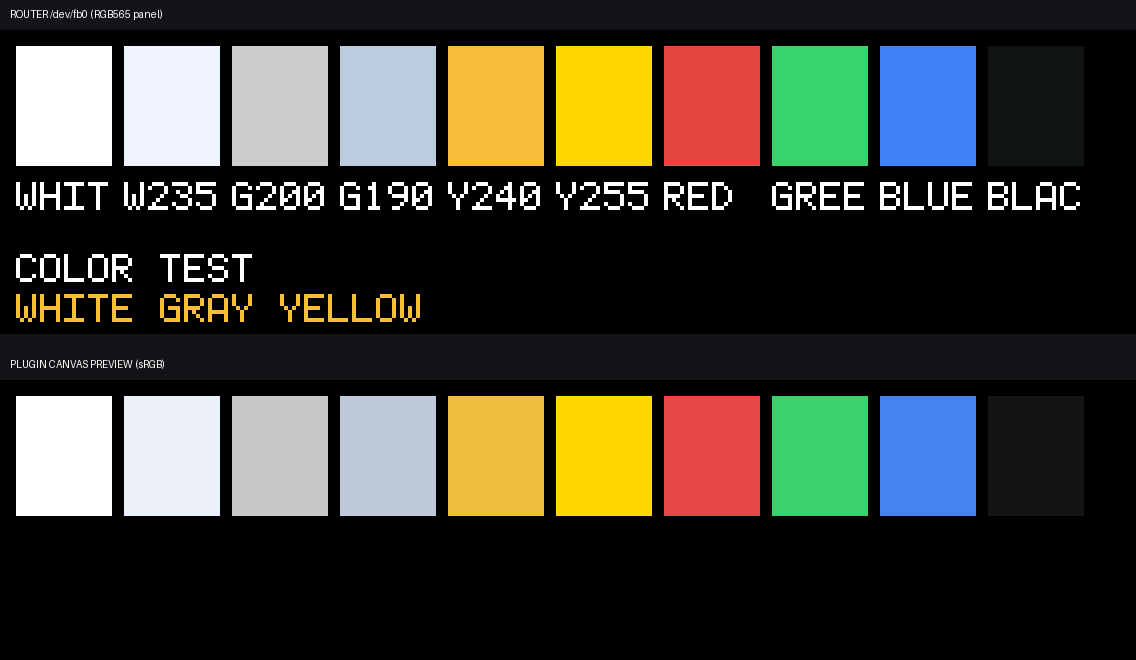
#> input picture plugins/screen-custom/color-card-compare.png, 1136 x 660 px
$ python glanim-convert.py ../color-card-compare.png
#> lines starting #> are read from the running program, lines starting #| are printed output that depends on the picture
# -*- coding: utf-8 -*-
"""
glanim-convert.py - Convert GIF / PNG / JPG into a frame pack for the
GL-BE3600 ST7789 panel driven through /dev/fb0 (76x284 RGB565 little-endian).

The physical panel is 284 wide x 76 high (horizontal bar). The framebuffer
memory is stored as 76 columns x 284 rows (90 degree rotated), so the tool
maps the adapted physical image into that layout according to --orientation.

Usage:
  python glanim-convert.py input.gif -o pack.tar.gz
  python glanim-convert.py input.png --still
  python glanim-convert.py --test-pattern -o test.tar.gz

Options:
  --fit contain|cover|stretch   contain (default), cover, stretch
  --orientation fb90|fb90m|fb270|fb270m|direct
                                 Memory layout mapping, see --test-pattern
  --bg black|white               background for contain mode / transparency
  --fps N                        force frame interval (0 = GIF native delay)
  --rotate 0|90|180|270          rotate source image before adaptation
  --still                        export only the first frame
  --max-frames N                 cap number of frames (default 600)
  --test-pattern                 emit 4 orientation calibration frames
"""
import argparse
import io
import json
import os
import struct
import sys
import tarfile

try:
    from PIL import Image, ImageDraw, ImageSequence, ImageFont
except ImportError:
    sys.exit("Pillow required: python -m pip install Pillow")

PHYS_W, PHYS_H = 284, 76          # physical panel size
FB_W, FB_H = 76, 284              # framebuffer memory size (stride 152 bytes)
FB_BYTES = FB_W * FB_H * 2


# [8 lines left out: function load_font, not called in this run]


def fit_image(src, fit, bg, rotate=0):
    if rotate:
        src = src.rotate(rotate, expand=True)
    src = src.convert("RGBA")
    bg_rgb = (0, 0, 0) if bg == "black" else (255, 255, 255)
    base = Image.new("RGBA", (PHYS_W, PHYS_H), bg_rgb + (255,))

    if fit == "stretch":
        resized = src.resize((PHYS_W, PHYS_H), Image.LANCZOS)
        base.alpha_composite(resized)
        return base.convert("RGB")

    sw, sh = src.size
    scale = min(PHYS_W / sw, PHYS_H / sh) if fit == "contain" \
        else max(PHYS_W / sw, PHYS_H / sh)
    nw, nh = max(1, round(sw * scale)), max(1, round(sh * scale))
    resized = src.resize((nw, nh), Image.LANCZOS)

    if fit == "cover":
        left = (nw - PHYS_W) // 2
        top = (nh - PHYS_H) // 2
        resized = resized.crop((left, top, left + PHYS_W, top + PHYS_H))
        base.alpha_composite(resized)
    else:
        base.alpha_composite(resized, ((PHYS_W - nw) // 2, (PHYS_H - nh) // 2))
    return base.convert("RGB")


def rgb565(r, g, b, bgr=False):
    if bgr:
        r, b = b, r
    c = ((r & 0xF8) << 8) | ((g & 0xFC) << 3) | (b >> 3)
    return struct.pack("<H", c)


def phys_to_fb(phys, orientation):
    """Map a 284x76 RGB physical image into a 76x284 RGB565LE frame."""
    px = phys.load()
    out = bytearray(FB_BYTES)
    for y_fb in range(FB_H):
        for x_fb in range(FB_W):
            if orientation == "direct":
                # source already expected vertical 76x284 -> resized later
                continue
            if orientation == "fb90":
                p_x, p_y = y_fb, x_fb
            elif orientation == "fb90m":
                p_x, p_y = FB_H - 1 - y_fb, x_fb
            elif orientation == "fb270":
                p_x, p_y = FB_H - 1 - y_fb, FB_W - 1 - x_fb
            elif orientation == "fb270m":
                p_x, p_y = y_fb, FB_W - 1 - x_fb
            else:
                p_x, p_y = y_fb, x_fb
            r, g, b = px[p_x, p_y]
            out[(y_fb * FB_W + x_fb) * 2:(y_fb * FB_W + x_fb) * 2 + 2] = \
                rgb565(r, g, b)
    return bytes(out)


# [35 lines left out: functions direct_vertical, test_pattern, not called in this run]


def main():
    ap = argparse.ArgumentParser()
    ap.add_argument("input", nargs="?", help="GIF / PNG / JPG source file")
    ap.add_argument("-o", "--output", default="glanim-pack.tar.gz")
    ap.add_argument("--fit", choices=["contain", "cover", "stretch"], default="contain")
    ap.add_argument("--orientation", choices=["fb90", "fb90m", "fb270", "fb270m", "direct"],
                    default="fb90m")
    ap.add_argument("--bg", choices=["black", "white"], default="black")
    ap.add_argument("--fps", type=float, default=0, help="force fps, 0 = native delay")
    ap.add_argument("--rotate", type=int, choices=[0, 90, 180, 270], default=0)
    ap.add_argument("--still", action="store_true")
    ap.add_argument("--max-frames", type=int, default=600)
    ap.add_argument("--test-pattern", action="store_true")
    args = ap.parse_args()

    frames_meta = []
    frames_bytes = []

    if args.test_pattern:
        frames_bytes, labels = test_pattern()
        for i in range(len(frames_bytes)):
            frames_meta.append({"file": "frame_%04d.rgb565" % (i + 1),
                                "delay_ms": 2000})
        source = "test-pattern"
    else:
        if not args.input:
            sys.exit("input file required unless --test-pattern")
        if not os.path.exists(args.input):
            sys.exit("file not found: " + args.input)

        im = Image.open(args.input)
#> im is the input picture: PIL image 1136x660 RGB; mean R, G, B 61.8, 60.9, 51.2
        durations = []
        count = 0
        for frame in ImageSequence.Iterator(im):
            if count >= args.max_frames:
                break
            phys = fit_image(frame, args.fit, args.bg, args.rotate)
            if args.orientation == "direct":
                frame_bytes = direct_vertical(phys)
            else:
                frame_bytes = phys_to_fb(phys, args.orientation)
            frames_bytes.append(frame_bytes)

            delay = frame.info.get("duration", 100)
            if args.fps > 0:
                delay = round(1000 / args.fps)
            durations.append(max(20, delay))

            frames_meta.append({"file": "frame_%04d.rgb565" % (count + 1),
                                "delay_ms": durations[-1]})
            count += 1
            if args.still:
                break
#> this loop made 1 pass
#> (bg_rgb in fit_image, sw in fit_image, sh in fit_image, scale in fit_image, nw in fit_image, nh in fit_image) on pass 1: ((0, 0, 0), 1136, 660, 0.115, 131, 76)
#> pass 1, in fit_image, `resized = src.resize((nw, nh), Image.LANCZOS)`:
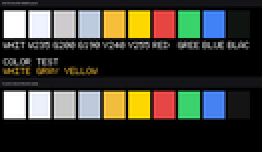
#> resized: PIL image 131x76 RGBA (shown 2 times larger); mean R, G, B, A 62.4, 61.5, 51.7, 255
#> pass 1, in main, `phys = fit_image(frame, args.fit, args.bg, args.rotate)`:
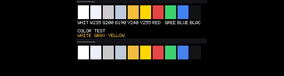
#> phys: PIL image 284x76 RGB; mean R, G, B 28.8, 28.4, 23.8

        source = os.path.basename(args.input)
        im.close()

    # validate every frame size
    for i, b in enumerate(frames_bytes):
        if len(b) != FB_BYTES:
            sys.exit("frame %d size %d != %d" % (i + 1, len(b), FB_BYTES))
#> this loop made 1 pass

    manifest = {
        "width": FB_W, "height": FB_H, "format": "rgb565le",
        "source": source, "orientation": args.orientation,
        "frames": frames_meta
    }

    with tarfile.open(args.output, "w:gz") as tar:
        m = json.dumps(manifest, ensure_ascii=False, indent=2).encode("utf-8")
        info = tarfile.TarInfo("manifest.json")
        info.size = len(m)
        tar.addfile(info, io.BytesIO(m))
        for meta, data in zip(frames_meta, frames_bytes):
            info = tarfile.TarInfo(meta["file"])
            info.size = len(data)
            tar.addfile(info, io.BytesIO(data))
#> this loop made 1 pass
#> meta on pass 1: {'file': 'frame_0001.rgb565', 'delay_ms': 100}

    print("OK: %d frames -> %s" % (len(frames_bytes), os.path.abspath(args.output)))
#| OK: 1 frames -> plugins/screen-custom/tools/glanim-pack.tar.gz
    print("manifest: %s" % json.dumps({k: v for k, v in manifest.items()
          if k in ("source", "orientation", "width", "height")}, ensure_ascii=False))
#| manifest: {"width": 76, "height": 284, "source": "color-card-compare.png", "orientation": "fb90m"}


if __name__ == "__main__":
    main()
